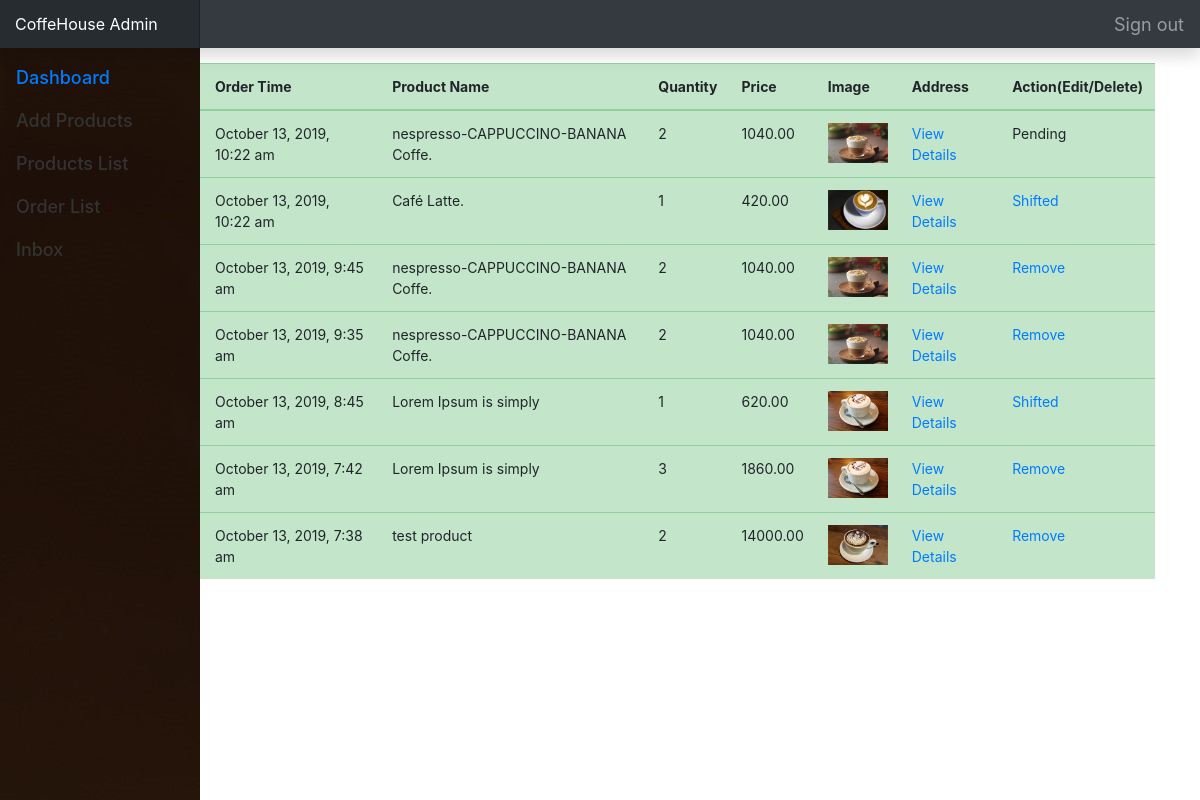
/admin/orderlist.php (signed in), run on the app's committed database.
### tables this page shows
CREATE TABLE `tbl_order` (
  `id` int(11) NOT NULL,
  `cmrId` int(11) NOT NULL,
  `productId` int(11) NOT NULL,
  `productName` varchar(255) NOT NULL,
  `quantity` int(11) NOT NULL,
  `price` float(10,2) NOT NULL,
  `image` varchar(255) NOT NULL,
  `date` datetime NOT NULL DEFAULT current_timestamp(),
  `status` int(11) NOT NULL DEFAULT 0
);

### lib/Database.php (called while the page is built, shortened)
<?php
Class Database{
 public $host   = DB_HOST;
 public $user   = DB_USER;
 public $pass   = DB_PASS;
 public $dbname = DB_NAME;
 public $link;
private function connectDB(){
 $this->link = new mysqli($this->host, $this->user, $this->pass,
  $this->dbname);
 }
public function select($query){
  $result = $this->link->query($query) or die($this->link->error.__LINE__);
  if($result->num_rows > 0){
    return $result;
  } else {
    return false;
  }
 }
}

### classes/Cart.php (called while the page is built, shortened)
<?php
    $filepath = realpath(dirname(__FILE__));
    include_once($filepath."/../lib/Database.php");
    include_once($filepath."/../helpers/Format.php");
?>
<?php
class Cart {
    private $db;
    public function __construct() {
        $this->db = new Database();
    }
    public function getAllOrderProduct(){
        $query = "SELECT * FROM tbl_order ORDER BY date DESC";
        $result = $this->db->select($query);
        return $result;
    }
}
?>

### helpers/Format.php (called while the page is built, shortened)
<?php
class Format{
 public function formatDate($date){
  return date('F j, Y, g:i a', strtotime($date));
 }
}
?>

### admin/orderlist.php (the view, shortened to what this page needs)
<?php include("inc/header.php");?>
<?php include("inc/sidebar.php");?>
<?php include("../classes/Cart.php");?>
<?php include_once("../helpers/Format.php");?>
<?php
    $fm = new Format();
    $ct = new Cart();
?>
<br>
<br>
<br>
<div class="container">
	<div class="row">
		<div class="col-md-1"></div>
		<div class="col-md-11">
			<table class="table  table-md table-success">
				<thead>
					<tr>
						<th scope="col">Serial</th>
						<th scope="col">Order Time</th>
						<th scope="col">Product Name</th>
						<th scope="col">Quantity</th>
						<th scope="col">Price</th>
						<th scope="col">Image</th>
						<th scope="col">Address</th>
						<th scope="col">Action(Edit/Delete)</th>
					</tr>
				</thead>
				<tbody>
					    <?php
                            $getOrder = $ct->getAllOrderProduct();
                            if($getOrder){
                                while($result = $getOrder->fetch_assoc()){
                        ?>
						<tr class="odd gradeX">
							<td><?php echo $result['id'];?></td>
							<td><?php echo $fm->formatDate($result['date']);?></td>
							<td><?php echo $result['productName'];?></td>
							<td><?php echo $result['quantity'];?></td>
							<td><?php echo $result['price'];?></td>
							<td><img src="<?php echo $result['image']; ?>" height="40px" width="60px"/></td>
							<td><a href="customer.php?custId=<?php echo $result['cmrId'];?>">View Details</a></td>
							<?php
                                if($result['status'] == '0'){
                            ?>
                            <td><a href="?shiftid=<?php echo $result['cmrId'];?>&price=<?php echo $result['price'];?>&time=<?php echo $result['date'];?>">Shifted</a></td>
                            <?php
                                } else if($result['status'] == '1') {
                            ?>
							<td>Pending</td>
							<?php
                                } else if($result['status'] == '2') {
                            ?>
                            <td><a href="?delProid=<?php echo $result['cmrId'];?>&price=<?php echo $result['price'];?>&time=<?php echo $result['date'];?>">Remove</a></td>
                            <?php
                                }
                            ?>
						</tr>
						<?php
                                }
                            }
                        ?>
					</tbody>
			</table>
		</div>
	</div>
</div>
<?php include("inc/footer.php");?>

### admin/css/dashboard.css (style rules this page uses)
body { font-size: .875rem; }

### data on the page
tbl_order: date "October 13, 2019, 10:22 am", productName "nespresso-CAPPUCCINO-BANANA Coffe.", quantity "2", price "1040.00", image (picture), status "Pending"
tbl_order: date "October 13, 2019, 10:22 am", productName "Café Latte.", quantity "1", price "420.00", image (picture)
tbl_order: date "October 13, 2019, 9:45 am", productName "nespresso-CAPPUCCINO-BANANA Coffe.", quantity "2", price "1040.00", image (picture)
tbl_order: date "October 13, 2019, 9:35 am", productName "nespresso-CAPPUCCINO-BANANA Coffe.", quantity "2", price "1040.00", image (picture)
tbl_order: date "October 13, 2019, 8:45 am", productName "Lorem Ipsum is simply", quantity "1", price "620.00", image (picture)
tbl_order: date "October 13, 2019, 7:42 am", productName "Lorem Ipsum is simply", quantity "3", price "1860.00", image (picture)
tbl_order: date "October 13, 2019, 7:38 am", productName "test product", quantity "2", price "14000.00", image (picture)
